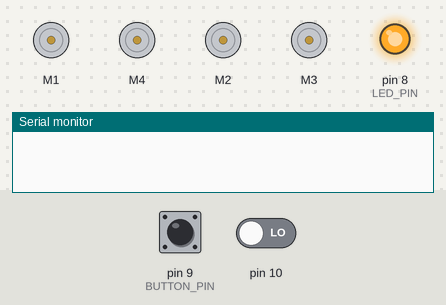
The sketch below on a simulated Arduino Uno, built with avr-gcc and run on an emulated ATmega328P. Parts: 4 × DC motor (green arrow = forward, orange = backward, longer = faster), output pins drawn as LEDs (lit = HIGH), the last lines printed to the serial monitor. The test bench sets the inputs (shaded band); at power-on: pin 9 (BUTTON_PIN) HIGH, pin 10 LOW.

Above: at 1.7 s.
1.8 s: pin 9 (BUTTON_PIN) pulled LOW for 0.85 s
At 2.9 s:
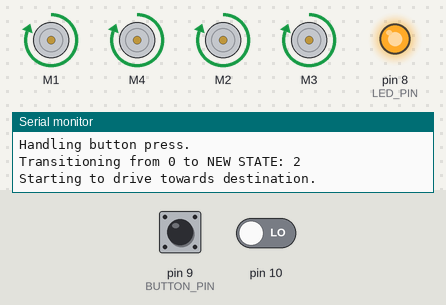
At 9.6 s:
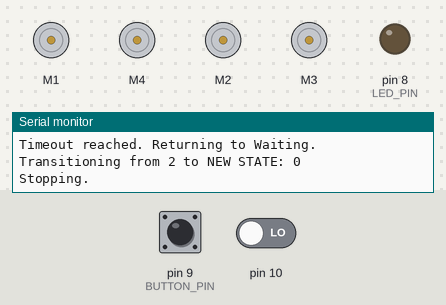
Timing chart, 0 to 13.7 s (numbered marks = the images above; inputs shaded):
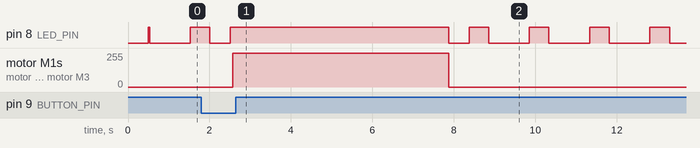

The sketch:

main.ino
```cpp
/**
 * main.ino
 * The main logic of EARL.
 *
 **/

#include "navigation_methods.h"
#include "visual_indicator_methods.h"
#include "ultrasonic.h"

// Settings
const long DISTANCE_TO_OBSTACLE_SLOW = 500; // When an object is 300mm or closer it will be considered an obstacle.
const long DISTANCE_WHEN_OBJECT_IS_OBSTACLE = 350; // When an object is 300mm or closer it will be considered an obstacle.
const int DEBOUNCE_DELAY = 450; // milliseconds
const unsigned long HEADING_TIMEOUT = 5000; // 5 seconds
const int BUTTON_PIN = 9;

// The main logic
enum VehicleState {
  Waiting,
  TurningAround,
  HeadingToDestinationFast,
  HeadingToDestinationSlow,
  Stuck,
};

enum VehicleEvent {
  buttonPress  ,
  drivingTimeout,
  distantObstacleDetected,
  obstructionDetected,
  clearPathDetected,
 };

void setup() {
  Serial.begin(9600);
  pinMode(BUTTON_PIN, INPUT_PULLUP);
  setupIndicators();
  prepareVehicle();
  indicateWaiting();
}

// Global variables
unsigned long headingStartTime = 0;
VehicleState currentState = Waiting; // After being switched on, EARL starts in the Waiting state, waiting for the button press to start heading to the destination.
Ultrasonic frontSensor(7, 10); // TRIG=7, ECHO=10

// See which state EARL should be in.
VehicleState determineState(VehicleEvent event) {
  switch(event) {
    case buttonPress:
      if (currentState == Waiting || currentState == Stuck) {
        return HeadingToDestinationFast;
      } else {
        return Waiting;
      }
    case drivingTimeout:
      if (currentState == HeadingToDestinationFast || currentState == HeadingToDestinationSlow) {
        return Waiting;
      }
    case obstructionDetected:
      if (currentState == HeadingToDestinationFast || currentState == HeadingToDestinationSlow) {
        return Stuck;
      }
    case distantObstacleDetected:
      if (currentState == HeadingToDestinationFast) {
        return HeadingToDestinationSlow;
      } else {
        return currentState; // No state change if not currently heading to destination
      }
    case clearPathDetected:
      if (currentState == HeadingToDestinationSlow) {
        return HeadingToDestinationFast;
      }
      return currentState; // No state change if not currently heading to destination slow
    default:
      return currentState; // No state change for unhandled events
  }
}

// Any actions that need to be performed when transitioning between states can be handled here.
VehicleState performStateTransitionAction(VehicleState fromState, VehicleState toState) {
  switch(toState) {
    case Waiting:
      if (fromState != Waiting) {
         Serial.println("Stopping.");
         stop();
      }
      indicateWaiting();
      return toState;
    case HeadingToDestinationFast:
      if (fromState != HeadingToDestinationFast) {
         Serial.println("Starting to drive towards destination.");
         headingStartTime = millis();
         driveForward(FAST_SPEED);
      }
      indicateHeadingToDestination();
      return toState;
     case HeadingToDestinationSlow:
      if (fromState != HeadingToDestinationSlow) {
         Serial.println("Slowing down due to obstacle in distance.");
         driveForward(SLOW_SPEED);
      }
      indicateHeadingToDestination();
      return toState;
     case Stuck:
      if (fromState != Stuck) {
         Serial.println("Vehicle is stuck. Stopping.");
         stop();
      }
      indicateWaiting(); // Reuse waiting indicator to indicate being stuck
      return toState;
    }
}

// Change state
void transitionToState(VehicleState newState) {
  if (newState != currentState) {
    Serial.print("Transitioning from ");
    Serial.print(currentState);
    Serial.print(" to NEW STATE: ");
    Serial.println(newState);
  }

  currentState = performStateTransitionAction(currentState, newState);
}

bool hasDriveTimedOut() {
  return (millis() - headingStartTime) >= HEADING_TIMEOUT;
}

VehicleEvent obstacleDistanceState(long distanceToObject) {
  if (distanceToObject > 0
       && distanceToObject <= DISTANCE_WHEN_OBJECT_IS_OBSTACLE) {
    return obstructionDetected;
  } else if (distanceToObject > DISTANCE_WHEN_OBJECT_IS_OBSTACLE
              && distanceToObject <= DISTANCE_TO_OBSTACLE_SLOW) {
    return distantObstacleDetected;
  } else {
    return clearPathDetected;
  }
}

VehicleState handleButtonPress() {
  Serial.println("Handling button press. ");
  return determineState(buttonPress);
}

// The main loop that runs until the unit is switched off.
void loop() {
  VehicleState newState = currentState;

  long distanceToObjectAhead = frontSensor.distanceMM();
  newState = determineState(obstacleDistanceState(distanceToObjectAhead));
  transitionToState(newState);

  if (digitalRead(BUTTON_PIN) == LOW) {
    Serial.println("Button press. ");
    newState = handleButtonPress();
  } else if (currentState == HeadingToDestinationFast || currentState == HeadingToDestinationSlow) {
    if (hasDriveTimedOut()) {
        Serial.println("Timeout reached. Returning to Waiting.");
        newState = determineState(drivingTimeout);
    }
  }

   transitionToState(newState);
   delay(DEBOUNCE_DELAY);
}
```

navigation_methods.h
```cpp
/**
 * Navigation methods for controlling the vehicle's movement.
 */

#include <AFMotor.h>

AF_DCMotor motorBackRight(1, MOTOR12_64KHZ);
AF_DCMotor motorBackLeft(4, MOTOR12_64KHZ);
AF_DCMotor motorFrontRight(2, MOTOR12_64KHZ);
AF_DCMotor motorFrontLeft(3, MOTOR12_64KHZ);
const int FAST_SPEED = 255;
const int SLOW_SPEED = 100;

void prepareVehicle() {
    motorBackRight.setSpeed(FAST_SPEED);
      motorBackLeft.setSpeed(FAST_SPEED);
      motorFrontRight.setSpeed(FAST_SPEED);
      motorFrontLeft.setSpeed(FAST_SPEED);
}

void driveForward(int speed) {
  motorBackRight.setSpeed(speed);
  motorBackLeft.setSpeed(speed);
  motorFrontRight.setSpeed(speed);
  motorFrontLeft.setSpeed(speed);

  motorBackRight.run(FORWARD);
  motorBackLeft.run(FORWARD);
  motorFrontRight.run(FORWARD);
  motorFrontLeft.run(FORWARD);
}

void stop() {
  motorBackRight.run(RELEASE);
  motorBackLeft.run(RELEASE);
  motorFrontRight.run(RELEASE);
  motorFrontLeft.run(RELEASE);
}

void turnLeft() {
  stop();
  motorBackRight.run(FORWARD);
  motorFrontRight.run(FORWARD);
  delay(1000);
}

void turnRight() {
  stop();
  motorBackLeft.run(FORWARD);
  motorFrontLeft.run(FORWARD);
  delay(1000);
}
```

ultrasonic.h
```cpp
/**
 * @file ultrasonic.h
 */

 class Ultrasonic {
  int trigPin;
  int echoPin;
public:
  Ultrasonic(int trig, int echo) : trigPin(trig), echoPin(echo) {}

  void begin() {
    pinMode(trigPin, OUTPUT);
    pinMode(echoPin, INPUT);
  }

  long distanceMM() {
    digitalWrite(trigPin, LOW);
    delayMicroseconds(2);
    digitalWrite(trigPin, HIGH);
    delayMicroseconds(10);
    digitalWrite(trigPin, LOW);

    long duration = pulseIn(echoPin, HIGH, 30000);
    return (duration * 0.343) / 2; // mm
  }
};
```

visual_indicator_methods.h
```cpp
/**
 * Visual indicator methods for
 * controling LEDs and indicators that
 * show what EARL is doing.
 */

const int LED_PIN = 8;

void setupIndicators() {
  pinMode(LED_PIN, OUTPUT);
}

// Turn on the LED to indicate that EARL is waiting.
void indicateWaiting() {
  for (int i = 0; i < 10; i++) {
     digitalWrite(LED_PIN, LOW);
     delay(50);
     digitalWrite(LED_PIN, HIGH);
  }

}

// Flash the LED to indicate that EARL is heading towards the destination.
void indicateHeadingToDestination() {
   digitalWrite(LED_PIN, HIGH);
}
```

Measured:
- after the input at 1.8 s, motor M1, motor M4, motor M2, motor M3: stopped → forward 255/255 after 0.77 s, → stopped 5.3 s later
